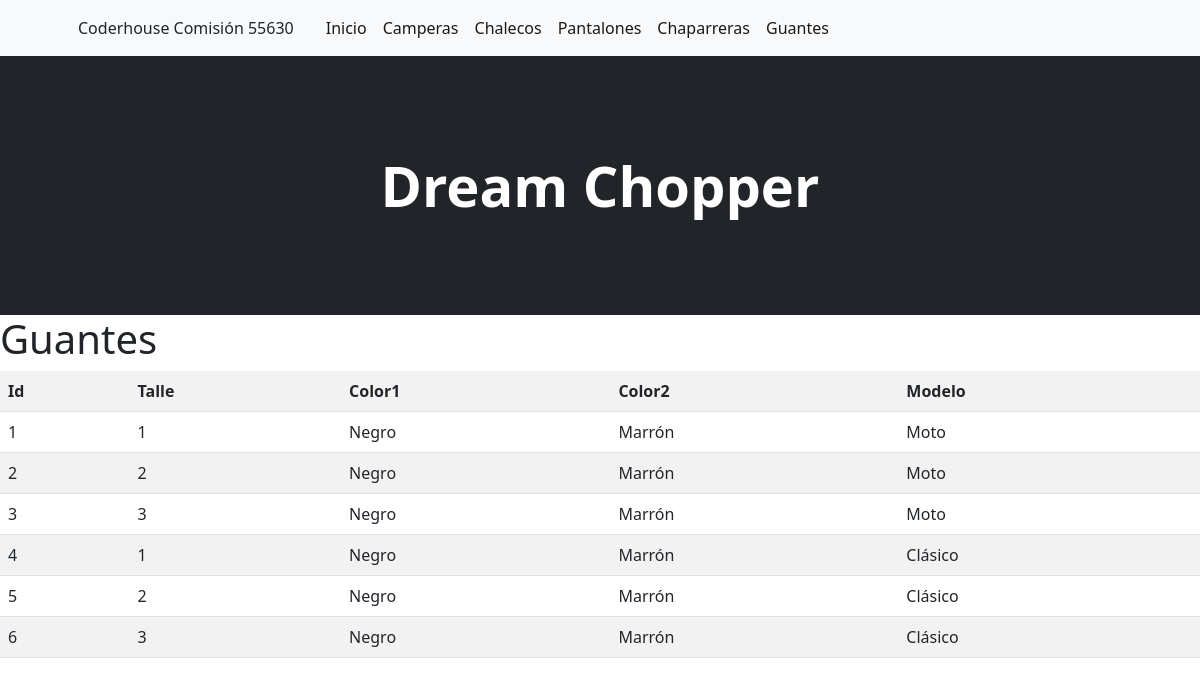
/guantes/, run on the app's committed database.
### inicio/models.py (models this page shows, shortened)
class Guantes(models.Model):
    talle = models.CharField(max_length=50)
    color1 = models.CharField(max_length=50)
    color2 = models.CharField(max_length=50)
    modelo = models.CharField(max_length=50)
    class Meta:
        verbose_name = "Guantes"
        verbose_name_plural = "Guantes"

### inicio/views.py (the view)
# urls.py: path('guantes/', guantes, name="guantes" ),
def guantes(request):
    contexto = {'guantes': Guantes.objects.all() }
    return render(request, "inicio/guantes.html", contexto)

### inicio/templates/inicio/guantes.html
{% extends 'inicio/base.html' %}
{% load static %}
{% block contenido %}
    <h1>Guantes</h1>
    <table class="table table-striped">
        <tr>
            <th>Id</th>
            <th>Talle</th>
            <th>Color1</th>
            <th>Color2</th>
            <th>Modelo</th>
        </tr>
    {% for c in guantes %}
        <tr>
            <td>{{ c.id }}</td>
            <td>{{ c.talle }}</td>
            <td>{{ c.color1 }}</td>
            <td>{{ c.color2 }}</td>
            <td>{{ c.modelo }}</td>
        </tr>
    {% endfor %}
    </table>
{% endblock contenido %}

### data on the page
Guantes: id "1", talle "1", color1 "Negro", color2 "Marrón", modelo "Moto"
Guantes: id "2", talle "2", color1 "Negro", color2 "Marrón", modelo "Moto"
Guantes: id "3", talle "3", color1 "Negro", color2 "Marrón", modelo "Moto"
Guantes: id "4", talle "1", color1 "Negro", color2 "Marrón", modelo "Clásico"
Guantes: id "5", talle "2", color1 "Negro", color2 "Marrón", modelo "Clásico"
Guantes: id "6", talle "3", color1 "Negro", color2 "Marrón", modelo "Clásico"
